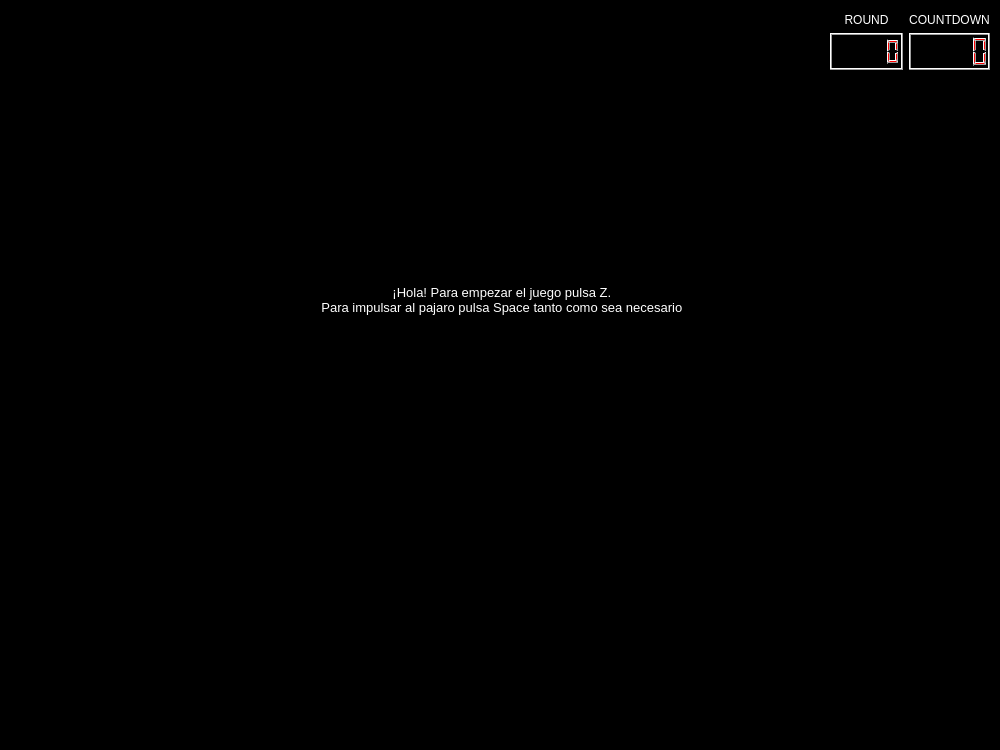
<?xml version="1.0" encoding="UTF-8"?>
<ui version="4.0">
 <class>MainWindow</class>
 <widget class="QMainWindow" name="MainWindow">
  <property name="geometry">
   <rect>
    <x>0</x>
    <y>0</y>
    <width>1000</width>
    <height>750</height>
   </rect>
  </property>
  <property name="windowTitle">
   <string>MainWindow</string>
  </property>
  <widget class="QWidget" name="centralwidget">
   <widget class="QLabel" name="pantalla">
    <property name="geometry">
     <rect>
      <x>0</x>
      <y>0</y>
      <width>1000</width>
      <height>750</height>
     </rect>
    </property>
    <property name="styleSheet">
     <string notr="true">background-color: rgb(0, 0, 0);</string>
    </property>
    <property name="text">
     <string/>
    </property>
    <property name="alignment">
     <set>Qt::AlignCenter</set>
    </property>
   </widget>
   <widget class="QLabel" name="pajaro">
    <property name="geometry">
     <rect>
      <x>75</x>
      <y>325</y>
      <width>50</width>
      <height>50</height>
     </rect>
    </property>
    <property name="text">
     <string/>
    </property>
   </widget>
   <widget class="QWidget" name="gridLayoutWidget">
    <property name="geometry">
     <rect>
      <x>830</x>
      <y>-10</y>
      <width>160</width>
      <height>80</height>
     </rect>
    </property>
    <layout class="QGridLayout" name="gridLayout">
     <item row="0" column="1">
      <widget class="QLabel" name="countDownLabel">
       <property name="styleSheet">
        <string notr="true">color: rgb(255, 255, 255);</string>
       </property>
       <property name="text">
        <string>COUNTDOWN</string>
       </property>
       <property name="alignment">
        <set>Qt::AlignBottom|Qt::AlignHCenter</set>
       </property>
      </widget>
     </item>
     <item row="0" column="0">
      <widget class="QLabel" name="roundLabel">
       <property name="styleSheet">
        <string notr="true">color: rgb(255, 255, 255);</string>
       </property>
       <property name="text">
        <string>ROUND</string>
       </property>
       <property name="alignment">
        <set>Qt::AlignBottom|Qt::AlignHCenter</set>
       </property>
      </widget>
     </item>
     <item row="1" column="0">
      <widget class="QLCDNumber" name="roundWindow">
       <property name="styleSheet">
        <string notr="true">color: rgb(255, 0, 0);</string>
       </property>
      </widget>
     </item>
     <item row="1" column="1">
      <widget class="QLCDNumber" name="countDownWindow">
       <property name="styleSheet">
        <string notr="true">color: rgb(255, 0, 0);</string>
       </property>
      </widget>
     </item>
    </layout>
   </widget>
   <widget class="QLabel" name="startLabel">
    <property name="geometry">
     <rect>
      <x>300</x>
      <y>250</y>
      <width>400</width>
      <height>100</height>
     </rect>
    </property>
    <property name="font">
     <font>
      <pointsize>10</pointsize>
     </font>
    </property>
    <property name="styleSheet">
     <string notr="true">color: rgb(255, 255, 255);
border-color: rgb(255, 255, 255);</string>
    </property>
    <property name="text">
     <string> ¡Hola! Para empezar el juego pulsa Z.
 Para impulsar al pajaro pulsa Space tanto como sea necesario</string>
    </property>
    <property name="alignment">
     <set>Qt::AlignCenter</set>
    </property>
   </widget>
  </widget>
 </widget>
 <resources/>
 <connections/>
</ui>
